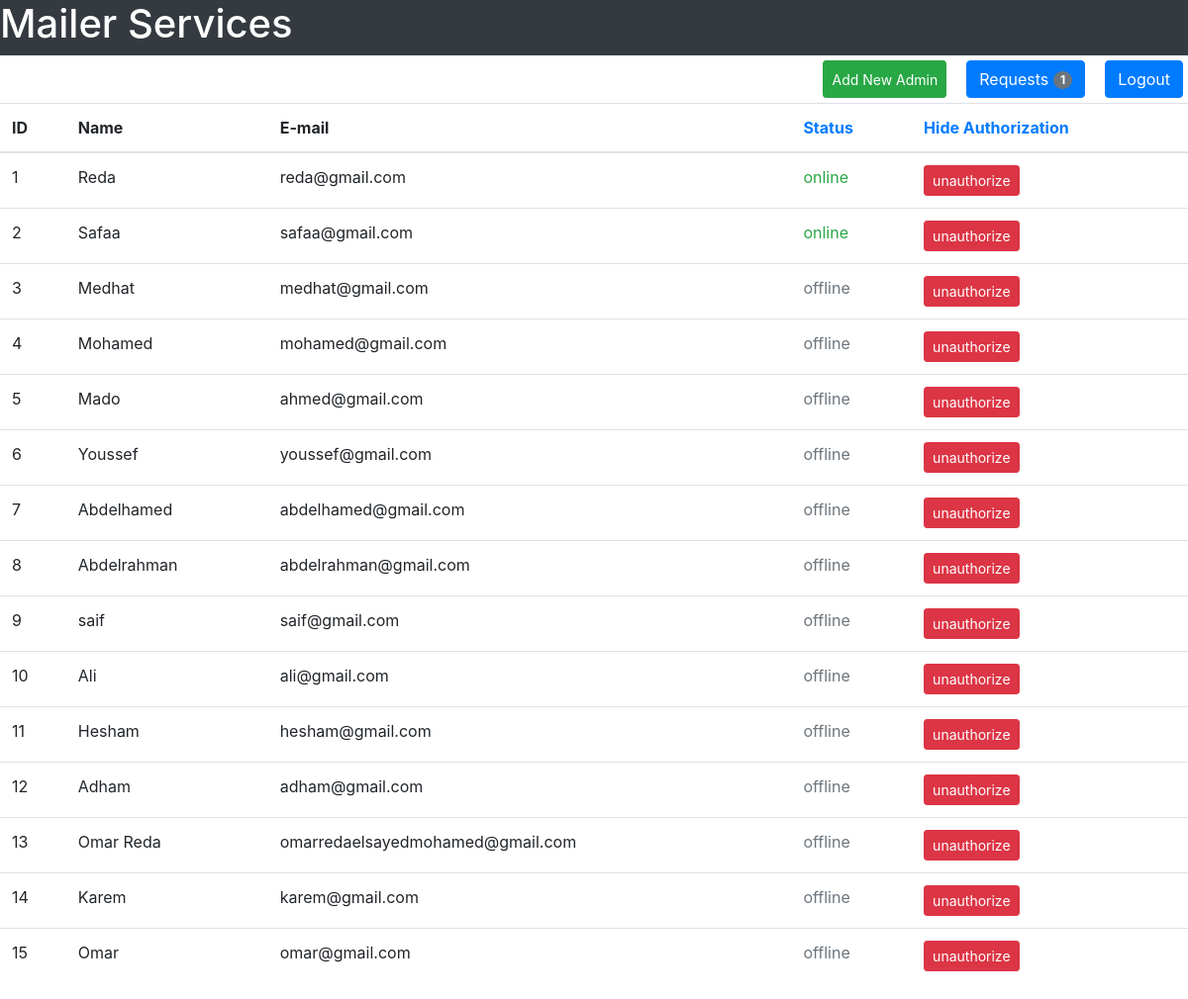
Before: /admin/main-page with the older database file.
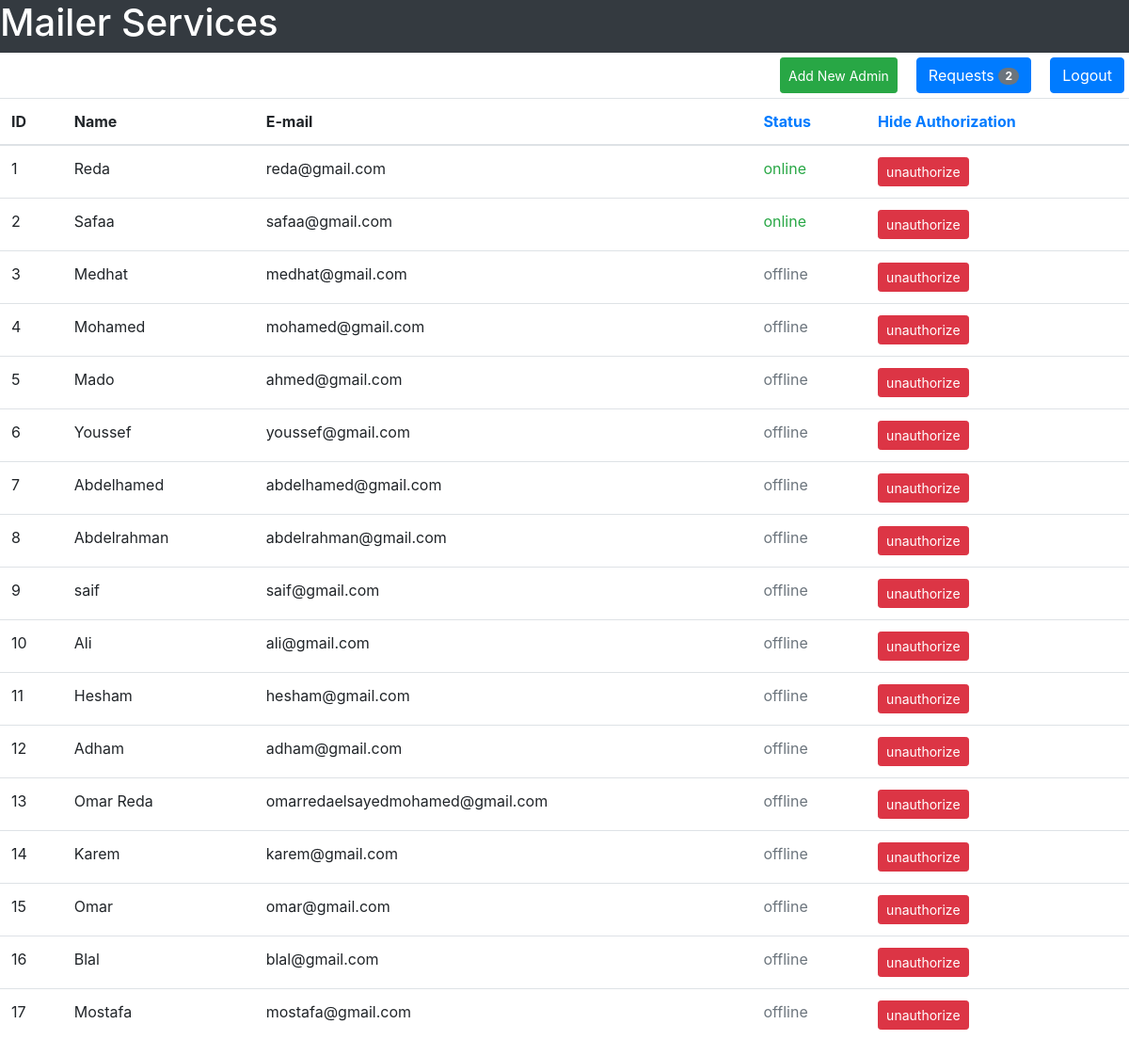
After: the same page with the newer database file.
### tables this page shows
CREATE TABLE user(user_id INTEGER PRIMARY KEY, user_name TEXT NOT NULL, user_email TEXT NOT NULL, user_password TEXT  NOT NULL, user_gender TEXT NOT NULL, user_date_of_birth TEXT NOT NULL, user_city TEXT NOT NULL, user_country TEXT NOT NULL, user_contact INTEGER, user_account_creation_date TEXT NOT NULL, user_active INTEGER DEFAULT 0 CHECK(user_active == 1 OR user_active == 0), visits INTEGER DEFAULT 0, UNIQUE(user_email));

### Admin/admins.py (the view)
@admin_bp.route("/admin/main-page")
def admin_page():
    sqlite_connection = sqlite3.connect("MAIL_DB.db")
    check_unauthorized_query = """SELECT user_email FROM unauthorize;"""
    db_unauthorized_mails = sqlite_connection.execute(check_unauthorized_query)
    un_authorized_mails = []
    for mail in db_unauthorized_mails:
        un_authorized_mails.append(mail[0])
    select_all_users = """SELECT user_id, user_name, user_email, user_active FROM user;"""
    db_all_users = sqlite_connection.execute(select_all_users)
    user_data = {}
    all_users = []
    for user in db_all_users:
        user_data["user_id"] = user[0]
        user_data["user_name"] = user[1]
        user_data["user_email"] = user[2]
        user_data["user_status"] = user[3]
        user_data["user_authorized"] = True
        for mail in un_authorized_mails:
            if mail == user[2]:
                user_data["user_authorized"] = False
                break
        all_users.append(user_data)
        user_data = {}
        waiting_requests = get_all_waiting_requests()
    return render_template("admin_templates/admin.html", all_users = all_users, waiting_requests = waiting_requests)

### Admin/admins.py (called while the page is built)
def get_all_waiting_requests():
    sqlite_connection = sqlite3.connect("MAIL_DB.db")
    select_query = """SELECT waiting_id FROM waiting_list;"""
    db_all_requests = sqlite_connection.execute(select_query)
    counter = 0
    for req in db_all_requests:
        counter += 1
    sqlite_connection.close()
    return counter

### Admin/templates/admin_templates/admin.html (shortened to what this page needs)
<!DOCTYPE html>
<html lang = "en">
    <head>
        <link rel="stylesheet" href="https://maxcdn.bootstrapcdn.com/bootstrap/4.5.2/css/bootstrap.min.css">
    </head>
    <body>
        <div class = "container-fluid">
            <div class = "row bg-dark text-white">
                <h1>Mailer Services</h1>
            </div>
            <div class = "row">
                <div class = "row" style = "margin-left: auto;margin-top: 5px;margin-bottom: 5px;">
                        <button class = "btn btn-success btn-sm" style = "margin-right: 20px;" data-toggle = "modal" data-target = "#adminForm">Add New Admin</button>
                        <a href = "{{url_for('admin_bp.waiting_requests')}}" style = "margin-right: 20px;" class = "btn btn-primary">Requests <span class = "badge badge-pill badge-secondary" id = "waitingRequests"> {{waiting_requests}}</span></a>
                        <a href = "{{url_for('forms_bp.login_form_page')}}" class = "btn btn-primary" style = "margin-right: 20px;">Logout</a>
                    </div>
                <table class = "table">
                    <thead>
                        <tr>
                            <th>ID</th>
                            <th>Name</th>
                            <th>E-mail</th>
                            <th><a href = "#" class = "text-primary" id = "statusButton">Status</a></th>
                            <th><a href = "#" class = "text-primary" id = "showAuthorizationButton">Hide Authorization</a></th>
                        </tr>
                    </thead>
                    <tbody>
                        {% for user in all_users:%}
                        <tr>
                            <td>{{user["user_id"]}}</td>
                            <td>{{user["user_name"]}}</td>
                            <td id = "userMail">{{user["user_email"]}}</td>
                            {% if user["user_status"] == 1 %}
                                <td class = "text-success" id = "userStatus">online</td>
                            {% else %}
                                <td class = "text-secondary" id = "userStatus">offline</td>
                            {% endif %}
                            {% if user["user_authorized"] == True %}
                                <td><a href = "{{url_for('admin_bp.admin_unauthorize', user_mail = user['user_email'])}}" class = "btn btn-danger btn-sm" id = "authorizationButton">unauthorize</a></td>
                            {% else %}
                                <td><a href = "{{url_for('admin_bp.admin_authorize', user_mail = user['user_email'])}}" class = "btn btn-success btn-sm" id = "authorizationButton">authorize</a></td>
                            {% endif %}
                        </tr>
                        {% endfor %}
                    </tbody>
                </table>
            </div>
        </div>
    </body>
</html>

Changed rows visible on the page:
added user: user_id "16", user_name "Blal", user_email "blal@gmail.com", shows "offline"
added user: user_id "17", user_name "Mostafa", user_email "mostafa@gmail.com", shows "offline"
Other visible differences:
{{ waiting_requests }}: "1" → "2"
